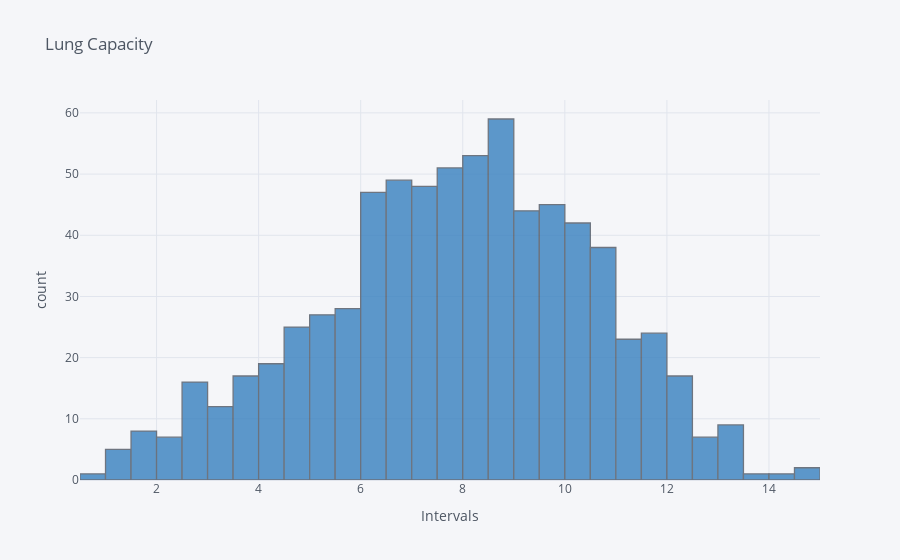

The notebook cell saved with this chart:
### Code cell
lcn.LungCap.iplot(kind="hist",color="Blue",title="Lung Capacity",yTitle="count",xTitle="Intervals")

### Figure 1 — Plotly figure (JSON) as saved in the notebook; plotly's stock layout.template omitted (floating-point values rounded to 4 significant figures; data arrays with more than 128 entries replaced by an {"elided": "..."} marker saying what was removed)
{"data": [{"histfunc": "count", "histnorm": "", "marker": {"color": "rgba(55, 128, 191, 1.0)", "line": {"color": "#4D5663", "width": 1.3}}, "name": "LungCap", "opacity": 0.8, "orientation": "v", "type": "histogram", "x": {"elided": "725 float values"}}], "layout": {"barmode": "overlay", "legend": {"bgcolor": "#F5F6F9", "font": {"color": "#4D5663"}}, "paper_bgcolor": "#F5F6F9", "plot_bgcolor": "#F5F6F9", "title": {"font": {"color": "#4D5663"}, "text": "Lung Capacity"}, "xaxis": {"gridcolor": "#E1E5ED", "showgrid": true, "tickfont": {"color": "#4D5663"}, "title": {"font": {"color": "#4D5663"}, "text": "Intervals"}, "zerolinecolor": "#E1E5ED"}, "yaxis": {"gridcolor": "#E1E5ED", "showgrid": true, "tickfont": {"color": "#4D5663"}, "title": {"font": {"color": "#4D5663"}, "text": "count"}, "zerolinecolor": "#E1E5ED"}}}
